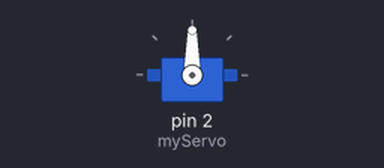
Bench run of a sketch on a simulated Arduino Uno, built with avr-gcc and run on an emulated ATmega328P. Shown: servo.

Above: at 0.05 s.
At 3.05 s:
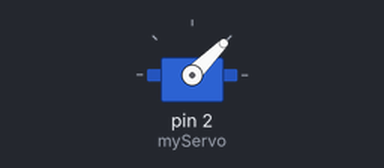
At 5.0 s:
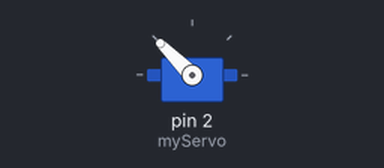
Timing chart, 0 to 6.5 s (numbered marks = the images above):
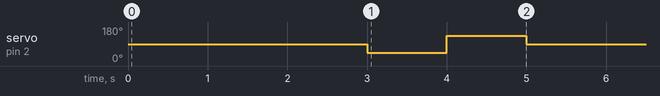

Measured:
- by itself, servo on pin 2 (myServo): repeats every 5.0 s: 135° 1.0 s, 90° 3.0 s, 45° 1.0 s

The sketch:

TowerServo3Angles.ino
```cpp
#include <Servo.h>
Servo myServo;  // create servo object to control a servo
void setup()
{
  myServo.attach(2);  // attaches the servo on pin 2 to the servo object and 5v to red and GND to black see http://www.hobbytronics.co.uk/arduino-tutorial2-servos
    myServo.write(0);
}
void loop()
{
  myServo.write(90);
  delay(3000);  // waits for the servo to get there
  myServo.write(45);
  delay(1000);  // waits for the servo to get there
  myServo.write(135);
  delay(1000);  // waits for the servo to get there
  //myServo.write(0);
  //delay(1000);  // waits for the servo to get there
  //myServo.write(45);
  //delay(1000);  // waits for the servo to get there
  //myServo.write(180);
  //delay(2000);  // waits for the servo to get there
}
```
